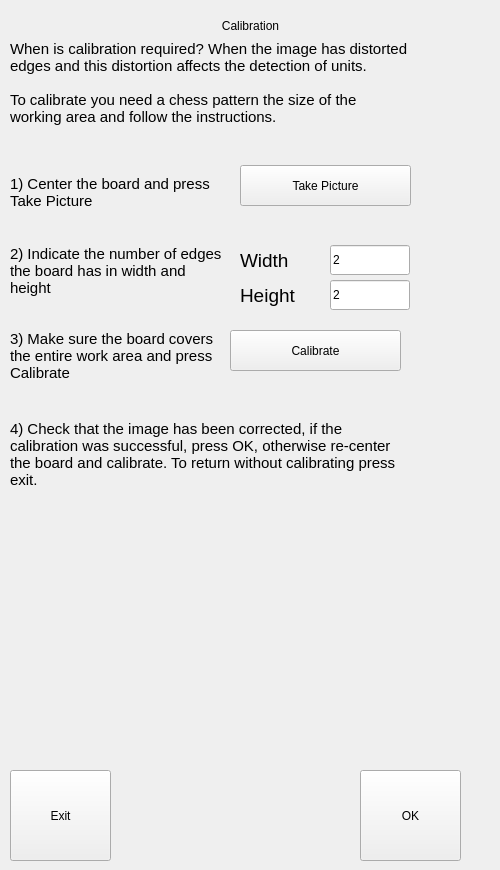
    <widget class="QWidget" name="Calibration">
     <attribute name="icon">
      <iconset>
       <normaloff>../../../Users/AutomatizacionSIG/icons/calib.png</normaloff>../../../Users/AutomatizacionSIG/icons/calib.png</iconset>
     </attribute>
     <attribute name="title">
      <string>3</string>
     </attribute>
     <attribute name="toolTip">
      <string>Calibration</string>
     </attribute>
     <widget class="QLabel" name="lblCalibration">
      <property name="geometry">
       <rect>
        <x>10</x>
        <y>10</y>
        <width>481</width>
        <height>31</height>
       </rect>
      </property>
      <property name="contextMenuPolicy">
       <enum>Qt::PreventContextMenu</enum>
      </property>
      <property name="text">
       <string>Calibration</string>
      </property>
      <property name="alignment">
       <set>Qt::AlignCenter</set>
      </property>
     </widget>
     <widget class="QPushButton" name="cmdCalibrateTake">
      <property name="geometry">
       <rect>
        <x>240</x>
        <y>165</y>
        <width>171</width>
        <height>41</height>
       </rect>
      </property>
      <property name="text">
       <string>Take Picture</string>
      </property>
     </widget>
     <widget class="QLabel" name="lblCalibrationLegend1">
      <property name="geometry">
       <rect>
        <x>10</x>
        <y>175</y>
        <width>231</width>
        <height>61</height>
       </rect>
      </property>
      <property name="font">
       <font>
        <pointsize>11</pointsize>
       </font>
      </property>
      <property name="contextMenuPolicy">
       <enum>Qt::PreventContextMenu</enum>
      </property>
      <property name="text">
       <string>1) Center the board and press Take Picture</string>
      </property>
      <property name="alignment">
       <set>Qt::AlignLeading|Qt::AlignLeft|Qt::AlignTop</set>
      </property>
      <property name="wordWrap">
       <bool>true</bool>
      </property>
     </widget>
     <widget class="QPushButton" name="cmdCalibrate">
      <property name="geometry">
       <rect>
        <x>230</x>
        <y>330</y>
        <width>171</width>
        <height>41</height>
       </rect>
      </property>
      <property name="text">
       <string>Calibrate</string>
      </property>
     </widget>
     <widget class="QLabel" name="lblCalibrationLegend3">
      <property name="geometry">
       <rect>
        <x>10</x>
        <y>330</y>
        <width>221</width>
        <height>81</height>
       </rect>
      </property>
      <property name="font">
       <font>
        <pointsize>11</pointsize>
       </font>
      </property>
      <property name="contextMenuPolicy">
       <enum>Qt::PreventContextMenu</enum>
      </property>
      <property name="text">
       <string>3) Make sure the board covers the entire work area and press Calibrate</string>
      </property>
      <property name="alignment">
       <set>Qt::AlignLeading|Qt::AlignLeft|Qt::AlignTop</set>
      </property>
      <property name="wordWrap">
       <bool>true</bool>
      </property>
     </widget>
     <widget class="QLabel" name="lblCalibrationLegend4">
      <property name="geometry">
       <rect>
        <x>10</x>
        <y>420</y>
        <width>401</width>
        <height>111</height>
       </rect>
      </property>
      <property name="font">
       <font>
        <pointsize>11</pointsize>
       </font>
      </property>
      <property name="contextMenuPolicy">
       <enum>Qt::PreventContextMenu</enum>
      </property>
      <property name="text">
       <string>4) Check that the image has been corrected, if the calibration was successful, press OK, otherwise re-center the board and calibrate. To return without calibrating press exit.</string>
      </property>
      <property name="alignment">
       <set>Qt::AlignLeading|Qt::AlignLeft|Qt::AlignTop</set>
      </property>
      <property name="wordWrap">
       <bool>true</bool>
      </property>
     </widget>
     <widget class="QPushButton" name="cmdCalibrateNext">
      <property name="geometry">
       <rect>
        <x>360</x>
        <y>770</y>
        <width>101</width>
        <height>91</height>
       </rect>
      </property>
      <property name="text">
       <string>OK</string>
      </property>
     </widget>
     <widget class="QLabel" name="lblCalibrationLegend2">
      <property name="geometry">
       <rect>
        <x>10</x>
        <y>245</y>
        <width>221</width>
        <height>81</height>
       </rect>
      </property>
      <property name="font">
       <font>
        <pointsize>11</pointsize>
       </font>
      </property>
      <property name="contextMenuPolicy">
       <enum>Qt::PreventContextMenu</enum>
      </property>
      <property name="text">
       <string>2) Indicate the number of edges the board has in width and height</string>
      </property>
      <property name="alignment">
       <set>Qt::AlignLeading|Qt::AlignLeft|Qt::AlignTop</set>
      </property>
      <property name="wordWrap">
       <bool>true</bool>
      </property>
     </widget>
     <widget class="QLineEdit" name="txtCalibrateWidth">
      <property name="geometry">
       <rect>
        <x>330</x>
        <y>245</y>
        <width>80</width>
        <height>30</height>
       </rect>
      </property>
      <property name="text">
       <string>2</string>
      </property>
     </widget>
     <widget class="QLabel" name="lblCalibrateWidth">
      <property name="geometry">
       <rect>
        <x>240</x>
        <y>245</y>
        <width>61</width>
        <height>31</height>
       </rect>
      </property>
      <property name="font">
       <font>
        <pointsize>14</pointsize>
       </font>
      </property>
      <property name="text">
       <string>Width</string>
      </property>
     </widget>
     <widget class="QLineEdit" name="txtCalibrateHeight">
      <property name="geometry">
       <rect>
        <x>330</x>
        <y>280</y>
        <width>80</width>
        <height>30</height>
       </rect>
      </property>
      <property name="text">
       <string>2</string>
      </property>
     </widget>
     <widget class="QLabel" name="lblCalibrateHeight">
      <property name="geometry">
       <rect>
        <x>240</x>
        <y>280</y>
        <width>61</width>
        <height>31</height>
       </rect>
      </property>
      <property name="font">
       <font>
        <pointsize>14</pointsize>
       </font>
      </property>
      <property name="text">
       <string>Height</string>
      </property>
     </widget>
     <widget class="QLabel" name="label">
      <property name="geometry">
       <rect>
        <x>10</x>
        <y>40</y>
        <width>401</width>
        <height>121</height>
       </rect>
      </property>
      <property name="font">
       <font>
        <pointsize>11</pointsize>
       </font>
      </property>
      <property name="text">
       <string>When is calibration required? When the image has distorted edges and this distortion affects the detection of units.

To calibrate you need a chess pattern the size of the working area and follow the instructions.</string>
      </property>
      <property name="alignment">
       <set>Qt::AlignLeading|Qt::AlignLeft|Qt::AlignTop</set>
      </property>
      <property name="wordWrap">
       <bool>true</bool>
      </property>
     </widget>
     <widget class="QPushButton" name="cmdCalibrateExit">
      <property name="geometry">
       <rect>
        <x>10</x>
        <y>770</y>
        <width>101</width>
        <height>91</height>
       </rect>
      </property>
      <property name="text">
       <string>Exit</string>
      </property>
     </widget>
    </widget>
